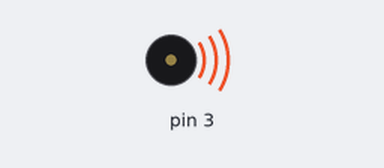
Recording of a sketch running on a simulated Arduino Uno, built with avr-gcc and run on an emulated ATmega328P. On the bench: buzzer (waves = sounding).

Above: at 0.2 s.
At 3.55 s:
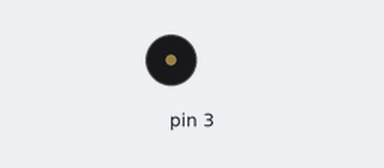
Timing chart, 0 to 4.1 s (numbered marks = the images above):
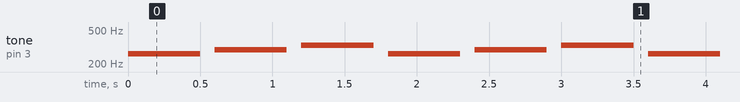

Measured:
- by itself, tone on pin 3: repeats every 1.8 s: silent 0.10 s, 294 Hz 0.50 s, silent 0.10 s, 330 Hz 0.50 s, silent 0.10 s, 262 Hz 0.50 s

The sketch:

ders_4_buzzer_kontrol_2_nota.ino
```cpp
// Mucit Akademisi Tekrar Notları
// Bu kodun amacı: 3 numaralı pine bağlı buzzer ile farklı notaları süre belirterek çalmaktır.
// tone(pin, frekans, süre) → buzzer'dan belirli frekansta sesi verilen süre boyunca çıkarır.
// Örneğin: tone(3, 343, 250); → 343 Hz frekansta sesi 250 ms boyunca çalar.

void setup() {
  pinMode(3, OUTPUT);
}

void loop() {
  // DO (C) notası
  tone(3, 262, 500);   // 262 Hz → 500 ms boyunca çalar
  delay(600);          // notadan biraz uzun bekleme (kesik kesik duyulsun)

  // RE (D) notası
  tone(3, 294, 500);   // 294 Hz → 500 ms
  delay(600);

  // Mİ (E) notası
  tone(3, 330, 500);   // 330 Hz → 500 ms
  delay(600);
}
```
